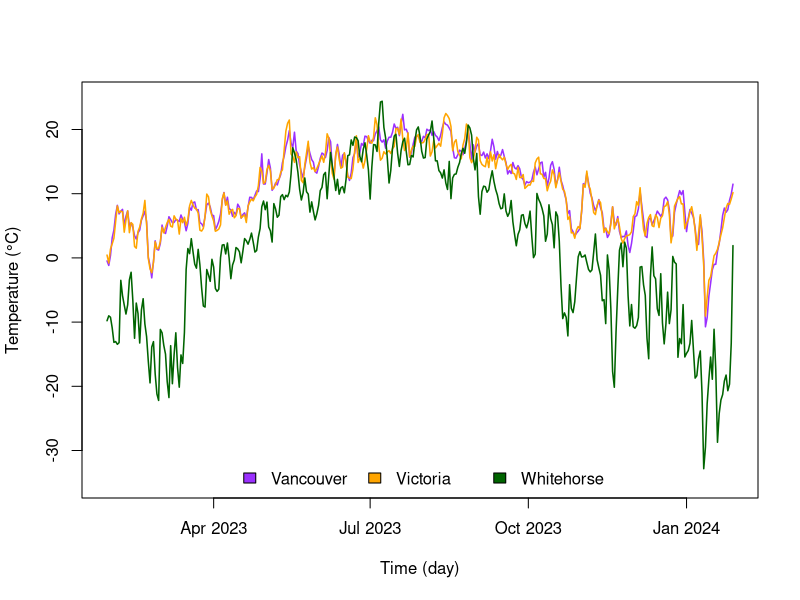

Generate this figure with R:
# =================================================================================
# Analyze and plot time series data
# =================================================================================
# content:
# read hourly weather data csv
# aggregate to daily data
# find correlation coefficients between different time series
# plot different time series

library(dplyr)

# set working directory
# setwd("path")

# read data
# =================================================================================
# data downloaded from https://vancouver.weatherstats.ca/download.html
van <- read.csv("weatherstats_vancouver_hourly.csv")
vic <- read.csv("weatherstats_victoria_hourly.csv")
wh <- read.csv("weatherstats_whitehorse_hourly.csv")

# aggregate weather data from hourly to daily data
# =================================================================================
# output mean daily temperature and wind speed
aggr_to_daily <- function(weather_hourly){
  
  weather_daily <- weather_hourly %>%
    group_by(date = as.Date(weather_hourly$date_time_local)) %>% # group by date
    # get daily temperature and wind speed by averaging the hourly data per day
    # remove missing values (NAs)
    summarise(temperature = mean(temperature, na.rm = TRUE),
              wind_speed = mean(wind_speed, na.rm = TRUE))
  
  data.frame(weather_daily) # output data frame
  
}

van_daily <- aggr_to_daily(van)
vic_daily <- aggr_to_daily(vic)
wh_daily <- aggr_to_daily(wh)

# crop weather data to specific time period
# =================================================================================
crop_period <- function(weather_data, start_day, end_day){

  # logical expression: both need to be true (<end_date & >start_date)
  weather_data[weather_data$date <= end_day & weather_data$date >= start_day,]
  
}

start_day <- "2023-01-29"
end_day <- "2024-01-28"

van_daily <- crop_period(van_daily, start_day, end_day)
vic_daily <- crop_period(vic_daily, start_day, end_day)
wh_daily <- crop_period(wh_daily, start_day, end_day)

# analyze correlations
# =================================================================================
cor(van_daily$temperature, vic_daily$temperature) # pearson's correlation
cor(van_daily$temperature, wh_daily$temperature)

# plot time series
# =================================================================================

lwd = 1.5 # line width

# pdf("temp_van_vic_wh.pdf", width = 7, height = 5) # save as pdf

# use a regular R base plot
# Vancouver
plot(van_daily$date, van_daily$temperature,
     type = "l", col = "purple1", lwd = lwd,
     xlab = "Time (day)", ylab = "Temperature (°C)",
     ylim = c(-35, 25))
# Victoria
lines(vic_daily$date, vic_daily$temperature,
      col = "orange", lwd = lwd)
# Whitehorse
lines(wh_daily$date, wh_daily$temperature,
      col = "darkgreen", lwd = lwd)

# add legend
legend("bottom",
       legend = c("Vancouver", "Victoria", "Whitehorse"),
       fill = c("purple1", "orange", "darkgreen"),
       bty = "n", # no box around the legend
       horiz = TRUE
)

# dev.off() # close/write plot
